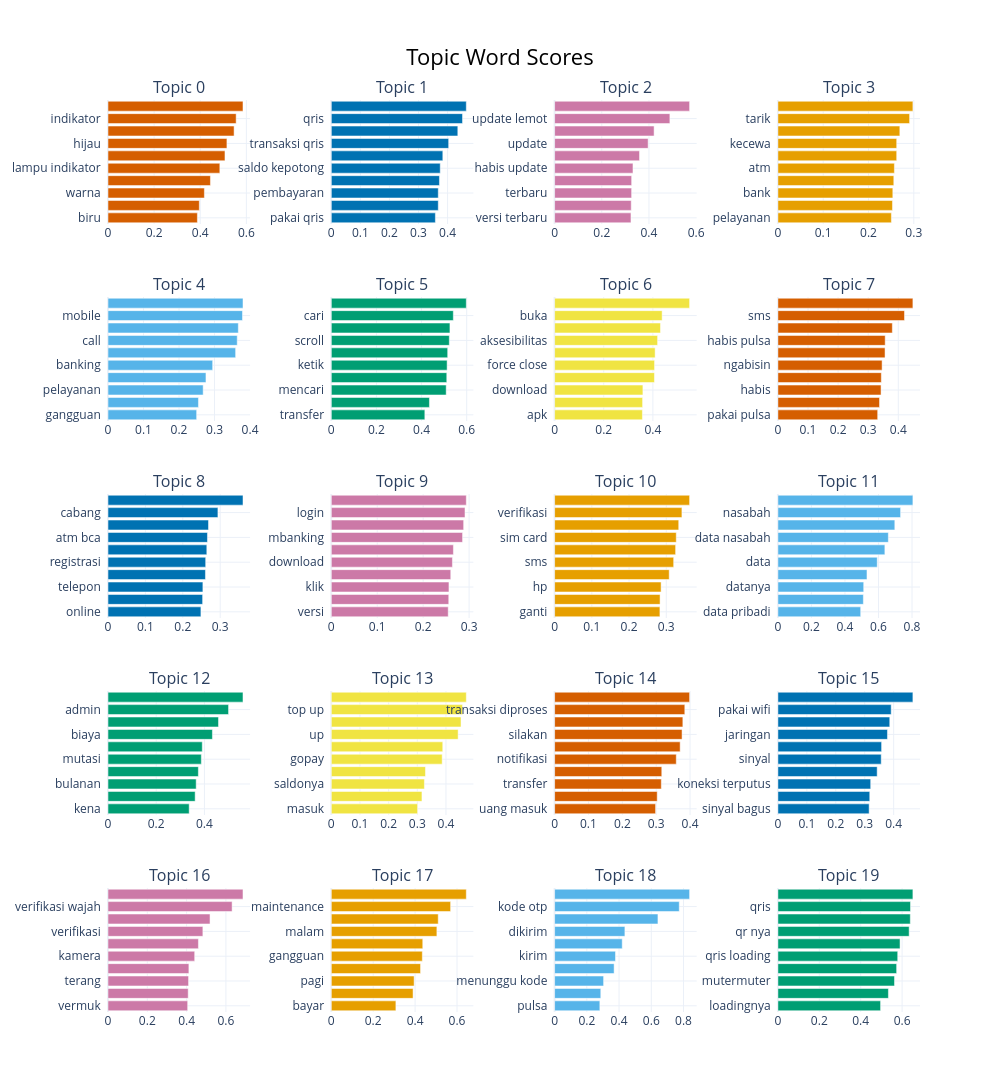

Notebook source saved alongside this figure:
### Markdown cell above
Topic-Word Scores (barchart c-TF-IDF)

### Code cell
fig_barchart = topic_model.visualize_barchart(
    top_n_topics=len(topic_info[topic_info.Topic != -1]),  # semua topik, atau ganti angka spesifik misal 12
    n_words=10
)
fig_barchart.show()

### Figure 1 — Plotly figure (JSON) as saved in the notebook; plotly's stock layout.template omitted (floating-point values rounded to 4 significant figures)
{"data": [{"marker": {"color": "#D55E00"}, "orientation": "h", "type": "bar", "x": [0.3876, 0.396, 0.4179, 0.4442, 0.4849, 0.5072, 0.5157, 0.5468, 0.5557, 0.5854], "xaxis": "x", "y": ["biru  ", "indikatornya  ", "warna  ", "sinyal  ", "lampu indikator  ", "indikator merah  ", "hijau  ", "lampu  ", "indikator  ", "merah  "], "yaxis": "y"}, {"marker": {"color": "#0072B2"}, "orientation": "h", "type": "bar", "x": [0.3581, 0.368, 0.368, 0.3721, 0.3748, 0.3837, 0.4038, 0.4352, 0.4514, 0.4644], "xaxis": "x2", "y": ["pakai qris  ", "terpotong  ", "pembayaran  ", "transaksi gagal  ", "saldo kepotong  ", "saldo terpotong  ", "transaksi qris  ", "qris gagal  ", "qris  ", "gagal saldo  "], "yaxis": "y2"}, {"marker": {"color": "#CC79A7"}, "orientation": "h", "type": "bar", "x": [0.3237, 0.3248, 0.3265, 0.3267, 0.3323, 0.36, 0.3965, 0.4218, 0.4887, 0.5723], "xaxis": "x3", "y": ["versi terbaru  ", "jelek  ", "terbaru  ", "ngelag  ", "habis update  ", "berat  ", "update  ", "versi  ", "update lemot  ", "lemot  "], "yaxis": "y3"}, {"marker": {"color": "#E69F00"}, "orientation": "h", "type": "bar", "x": [0.2505, 0.2529, 0.2537, 0.2558, 0.2571, 0.2622, 0.2622, 0.2692, 0.2907, 0.298], "xaxis": "x4", "y": ["pelayanan  ", "orang  ", "bank  ", "tunai  ", "atm  ", "pakai bca  ", "kecewa  ", "duit  ", "tarik  ", "uang  "], "yaxis": "y4"}, {"marker": {"color": "#56B4E9"}, "orientation": "h", "type": "bar", "x": [0.2496, 0.2547, 0.268, 0.2759, 0.2947, 0.3594, 0.3639, 0.367, 0.3787, 0.3802], "xaxis": "x5", "y": ["gangguan  ", "aplikasi bca  ", "pelayanan  ", "mobile banking  ", "banking  ", "video  ", "call  ", "video call  ", "mobile  ", "bca mobile  "], "yaxis": "y5"}, {"marker": {"color": "#009E73"}, "orientation": "h", "type": "bar", "x": [0.4146, 0.4349, 0.5092, 0.5118, 0.5133, 0.5158, 0.523, 0.5258, 0.5408, 0.5983], "xaxis": "x6", "y": ["transfer  ", "cari nama  ", "mencari  ", "pencarian  ", "ketik  ", "search  ", "scroll  ", "manual  ", "cari  ", "nama  "], "yaxis": "y6"}, {"marker": {"color": "#F0E442"}, "orientation": "h", "type": "bar", "x": [0.3573, 0.3581, 0.3593, 0.4063, 0.4068, 0.4091, 0.4191, 0.4309, 0.4377, 0.5494], "xaxis": "x7", "y": ["apk  ", "nonaktifkan  ", "download  ", "force  ", "force close  ", "aplikasinya  ", "aksesibilitas  ", "close  ", "buka  ", "dibuka  "], "yaxis": "y7"}, {"marker": {"color": "#D55E00"}, "orientation": "h", "type": "bar", "x": [0.3315, 0.3376, 0.3427, 0.3436, 0.3461, 0.3559, 0.3564, 0.3802, 0.4206, 0.4485], "xaxis": "x8", "y": ["pakai pulsa  ", "ngabisin pulsa  ", "habis  ", "registrasi  ", "ngabisin  ", "aktivasi  ", "habis pulsa  ", "pulsa habis  ", "sms  ", "pulsa  "], "yaxis": "y8"}, {"marker": {"color": "#0072B2"}, "orientation": "h", "type": "bar", "x": [0.2484, 0.253, 0.2537, 0.2605, 0.2611, 0.2642, 0.2659, 0.2687, 0.2939, 0.3609], "xaxis": "x9", "y": ["online  ", "halo  ", "telepon  ", "halo bca  ", "registrasi  ", "ribet  ", "atm bca  ", "banking  ", "cabang  ", "atm  "], "yaxis": "y9"}, {"marker": {"color": "#CC79A7"}, "orientation": "h", "type": "bar", "x": [0.2546, 0.2557, 0.2562, 0.2601, 0.2637, 0.2659, 0.2858, 0.2882, 0.2911, 0.2939], "xaxis": "x10", "y": ["versi  ", "proses  ", "klik  ", "uninstall  ", "download  ", "aksesibilitas  ", "mbanking  ", "centang  ", "login  ", "install  "], "yaxis": "y10"}, {"marker": {"color": "#E69F00"}, "orientation": "h", "type": "bar", "x": [0.283, 0.2834, 0.2861, 0.3079, 0.3199, 0.3251, 0.3269, 0.3335, 0.3421, 0.3627], "xaxis": "x11", "y": ["ganti  ", "nomor  ", "hp  ", "ulang  ", "sms  ", "card  ", "sim card  ", "verifikasi ulang  ", "verifikasi  ", "sim  "], "yaxis": "y11"}, {"marker": {"color": "#56B4E9"}, "orientation": "h", "type": "bar", "x": [0.4939, 0.5098, 0.5118, 0.5314, 0.5926, 0.6381, 0.6587, 0.6975, 0.7319, 0.8053], "xaxis": "x12", "y": ["data pribadi  ", "takut  ", "datanya  ", "sekelas  ", "data  ", "aman  ", "data nasabah  ", "privasi  ", "nasabah  ", "prioritas  "], "yaxis": "y12"}, {"marker": {"color": "#009E73"}, "orientation": "h", "type": "bar", "x": [0.3368, 0.3615, 0.3658, 0.3748, 0.3872, 0.3911, 0.4331, 0.4583, 0.5001, 0.56], "xaxis": "x13", "y": ["kena  ", "perbulan  ", "bulanan  ", "hilang  ", "mutasi  ", "potong  ", "biaya  ", "ribu  ", "admin  ", "potongan  "], "yaxis": "y13"}, {"marker": {"color": "#F0E442"}, "orientation": "h", "type": "bar", "x": [0.301, 0.3162, 0.3247, 0.3285, 0.3867, 0.3888, 0.4424, 0.4525, 0.4578, 0.4709], "xaxis": "x14", "y": ["masuk  ", "masuk saldo  ", "saldonya  ", "saldo masuk  ", "gopay  ", "dana  ", "up  ", "top  ", "top up  ", "flazz  "], "yaxis": "y14"}, {"marker": {"color": "#D55E00"}, "orientation": "h", "type": "bar", "x": [0.2982, 0.303, 0.3151, 0.3165, 0.3593, 0.3707, 0.3764, 0.3787, 0.3845, 0.3986], "xaxis": "x15", "y": ["uang masuk  ", "cek  ", "transfer  ", "transfer rekening  ", "notifikasi  ", "ulangi  ", "silakan  ", "diproses  ", "transaksi diproses  ", "silakan ulangi  "], "yaxis": "y15"}, {"marker": {"color": "#0072B2"}, "orientation": "h", "type": "bar", "x": [0.3152, 0.3174, 0.3206, 0.3429, 0.3569, 0.3583, 0.3785, 0.3864, 0.3914, 0.4664], "xaxis": "x16", "y": ["sinyal bagus  ", "indikator  ", "koneksi terputus  ", "bagus  ", "sinyal  ", "terputus  ", "jaringan  ", "koneksi  ", "pakai wifi  ", "wifi  "], "yaxis": "y16"}, {"marker": {"color": "#CC79A7"}, "orientation": "h", "type": "bar", "x": [0.4053, 0.408, 0.4099, 0.4116, 0.441, 0.46, 0.4826, 0.5191, 0.6314, 0.6868], "xaxis": "x17", "y": ["vermuk  ", "ktp  ", "terang  ", "foto  ", "kamera  ", "muka  ", "verifikasi  ", "wajah gagal  ", "verifikasi wajah  ", "wajah  "], "yaxis": "y17"}, {"marker": {"color": "#E69F00"}, "orientation": "h", "type": "bar", "x": [0.3083, 0.3903, 0.3953, 0.426, 0.4345, 0.4365, 0.5039, 0.5104, 0.5695, 0.6443], "xaxis": "x18", "y": ["bayar  ", "perbaikan  ", "pagi  ", "urgent  ", "gangguan  ", "sistem  ", "malam  ", "jam  ", "maintenance  ", "pemeliharaan  "], "yaxis": "y18"}, {"marker": {"color": "#56B4E9"}, "orientation": "h", "type": "bar", "x": [0.2808, 0.2866, 0.3041, 0.3693, 0.3779, 0.4197, 0.4362, 0.6413, 0.7735, 0.8377], "xaxis": "x19", "y": ["pulsa  ", "sms  ", "menunggu kode  ", "masuk kode  ", "kirim  ", "menerima  ", "dikirim  ", "kode  ", "kode otp  ", "otp  "], "yaxis": "y19"}, {"marker": {"color": "#009E73"}, "orientation": "h", "type": "bar", "x": [0.4961, 0.534, 0.5634, 0.5737, 0.5789, 0.5902, 0.6342, 0.6397, 0.6407, 0.6523], "xaxis": "x20", "y": ["loadingnya  ", "muter  ", "mutermuter  ", "scan  ", "qris loading  ", "qr  ", "qr nya  ", "loading  ", "qris  ", "qris nya  "], "yaxis": "y20"}], "layout": {"annotations": [{"font": {"size": 16}, "showarrow": false, "text": "Topic 0", "x": 0.0875, "xanchor": "center", "xref": "paper", "y": 1.0, "yanchor": "bottom", "yref": "paper"}, {"font": {"size": 16}, "showarrow": false, "text": "Topic 1", "x": 0.3625, "xanchor": "center", "xref": "paper", "y": 1.0, "yanchor": "bottom", "yref": "paper"}, {"font": {"size": 16}, "showarrow": false, "text": "Topic 2", "x": 0.6375, "xanchor": "center", "xref": "paper", "y": 1.0, "yanchor": "bottom", "yref": "paper"}, {"font": {"size": 16}, "showarrow": false, "text": "Topic 3", "x": 0.9125, "xanchor": "center", "xref": "paper", "y": 1.0, "yanchor": "bottom", "yref": "paper"}, {"font": {"size": 16}, "showarrow": false, "text": "Topic 4", "x": 0.0875, "xanchor": "center", "xref": "paper", "y": 0.784, "yanchor": "bottom", "yref": "paper"}, {"font": {"size": 16}, "showarrow": false, "text": "Topic 5", "x": 0.3625, "xanchor": "center", "xref": "paper", "y": 0.784, "yanchor": "bottom", "yref": "paper"}, {"font": {"size": 16}, "showarrow": false, "text": "Topic 6", "x": 0.6375, "xanchor": "center", "xref": "paper", "y": 0.784, "yanchor": "bottom", "yref": "paper"}, {"font": {"size": 16}, "showarrow": false, "text": "Topic 7", "x": 0.9125, "xanchor": "center", "xref": "paper", "y": 0.784, "yanchor": "bottom", "yref": "paper"}, {"font": {"size": 16}, "showarrow": false, "text": "Topic 8", "x": 0.0875, "xanchor": "center", "xref": "paper", "y": 0.568, "yanchor": "bottom", "yref": "paper"}, {"font": {"size": 16}, "showarrow": false, "text": "Topic 9", "x": 0.3625, "xanchor": "center", "xref": "paper", "y": 0.568, "yanchor": "bottom", "yref": "paper"}, {"font": {"size": 16}, "showarrow": false, "text": "Topic 10", "x": 0.6375, "xanchor": "center", "xref": "paper", "y": 0.568, "yanchor": "bottom", "yref": "paper"}, {"font": {"size": 16}, "showarrow": false, "text": "Topic 11", "x": 0.9125, "xanchor": "center", "xref": "paper", "y": 0.568, "yanchor": "bottom", "yref": "paper"}, {"font": {"size": 16}, "showarrow": false, "text": "Topic 12", "x": 0.0875, "xanchor": "center", "xref": "paper", "y": 0.352, "yanchor": "bottom", "yref": "paper"}, {"font": {"size": 16}, "showarrow": false, "text": "Topic 13", "x": 0.3625, "xanchor": "center", "xref": "paper", "y": 0.352, "yanchor": "bottom", "yref": "paper"}, {"font": {"size": 16}, "showarrow": false, "text": "Topic 14", "x": 0.6375, "xanchor": "center", "xref": "paper", "y": 0.352, "yanchor": "bottom", "yref": "paper"}, {"font": {"size": 16}, "showarrow": false, "text": "Topic 15", "x": 0.9125, "xanchor": "center", "xref": "paper", "y": 0.352, "yanchor": "bottom", "yref": "paper"}, {"font": {"size": 16}, "showarrow": false, "text": "Topic 16", "x": 0.0875, "xanchor": "center", "xref": "paper", "y": 0.136, "yanchor": "bottom", "yref": "paper"}, {"font": {"size": 16}, "showarrow": false, "text": "Topic 17", "x": 0.3625, "xanchor": "center", "xref": "paper", "y": 0.136, "yanchor": "bottom", "yref": "paper"}, {"font": {"size": 16}, "showarrow": false, "text": "Topic 18", "x": 0.6375, "xanchor": "center", "xref": "paper", "y": 0.136, "yanchor": "bottom", "yref": "paper"}, {"font": {"size": 16}, "showarrow": false, "text": "Topic 19", "x": 0.9125, "xanchor": "center", "xref": "paper", "y": 0.136, "yanchor": "bottom", "yref": "paper"}], "height": 1250, "hoverlabel": {"bgcolor": "white", "font": {"family": "Rockwell", "size": 16}}, "showlegend": false, "title": {"font": {"color": "Black", "size": 22}, "text": "Topic Word Scores", "x": 0.5, "xanchor": "center", "yanchor": "top"}, "width": 1000, "xaxis": {"anchor": "y", "domain": [0, 0.175], "showgrid": true}, "xaxis10": {"anchor": "y10", "domain": [0.275, 0.45], "showgrid": true}, "xaxis11": {"anchor": "y11", "domain": [0.55, 0.725], "showgrid": true}, "xaxis12": {"anchor": "y12", "domain": [0.825, 1], "showgrid": true}, "xaxis13": {"anchor": "y13", "domain": [0, 0.175], "showgrid": true}, "xaxis14": {"anchor": "y14", "domain": [0.275, 0.45], "showgrid": true}, "xaxis15": {"anchor": "y15", "domain": [0.55, 0.725], "showgrid": true}, "xaxis16": {"anchor": "y16", "domain": [0.825, 1], "showgrid": true}, "xaxis17": {"anchor": "y17", "domain": [0, 0.175], "showgrid": true}, "xaxis18": {"anchor": "y18", "domain": [0.275, 0.45], "showgrid": true}, "xaxis19": {"anchor": "y19", "domain": [0.55, 0.725], "showgrid": true}, "xaxis2": {"anchor": "y2", "domain": [0.275, 0.45], "showgrid": true}, "xaxis20": {"anchor": "y20", "domain": [0.825, 1], "showgrid": true}, "xaxis3": {"anchor": "y3", "domain": [0.55, 0.725], "showgrid": true}, "xaxis4": {"anchor": "y4", "domain": [0.825, 1], "showgrid": true}, "xaxis5": {"anchor": "y5", "domain": [0, 0.175], "showgrid": true}, "xaxis6": {"anchor": "y6", "domain": [0.275, 0.45], "showgrid": true}, "xaxis7": {"anchor": "y7", "domain": [0.55, 0.725], "showgrid": true}, "xaxis8": {"anchor": "y8", "domain": [0.825, 1], "showgrid": true}, "xaxis9": {"anchor": "y9", "domain": [0, 0.175], "showgrid": true}, "yaxis": {"anchor": "x", "domain": [0.864, 1.0], "showgrid": true}, "yaxis10": {"anchor": "x10", "domain": [0.432, 0.568], "showgrid": true}, "yaxis11": {"anchor": "x11", "domain": [0.432, 0.568], "showgrid": true}, "yaxis12": {"anchor": "x12", "domain": [0.432, 0.568], "showgrid": true}, "yaxis13": {"anchor": "x13", "domain": [0.216, 0.352], "showgrid": true}, "yaxis14": {"anchor": "x14", "domain": [0.216, 0.352], "showgrid": true}, "yaxis15": {"anchor": "x15", "domain": [0.216, 0.352], "showgrid": true}, "yaxis16": {"anchor": "x16", "domain": [0.216, 0.352], "showgrid": true}, "yaxis17": {"anchor": "x17", "domain": [0, 0.136], "showgrid": true}, "yaxis18": {"anchor": "x18", "domain": [0, 0.136], "showgrid": true}, "yaxis19": {"anchor": "x19", "domain": [0, 0.136], "showgrid": true}, "yaxis2": {"anchor": "x2", "domain": [0.864, 1.0], "showgrid": true}, "yaxis20": {"anchor": "x20", "domain": [0, 0.136], "showgrid": true}, "yaxis3": {"anchor": "x3", "domain": [0.864, 1.0], "showgrid": true}, "yaxis4": {"anchor": "x4", "domain": [0.864, 1.0], "showgrid": true}, "yaxis5": {"anchor": "x5", "domain": [0.648, 0.784], "showgrid": true}, "yaxis6": {"anchor": "x6", "domain": [0.648, 0.784], "showgrid": true}, "yaxis7": {"anchor": "x7", "domain": [0.648, 0.784], "showgrid": true}, "yaxis8": {"anchor": "x8", "domain": [0.648, 0.784], "showgrid": true}, "yaxis9": {"anchor": "x9", "domain": [0.432, 0.568], "showgrid": true}}}
